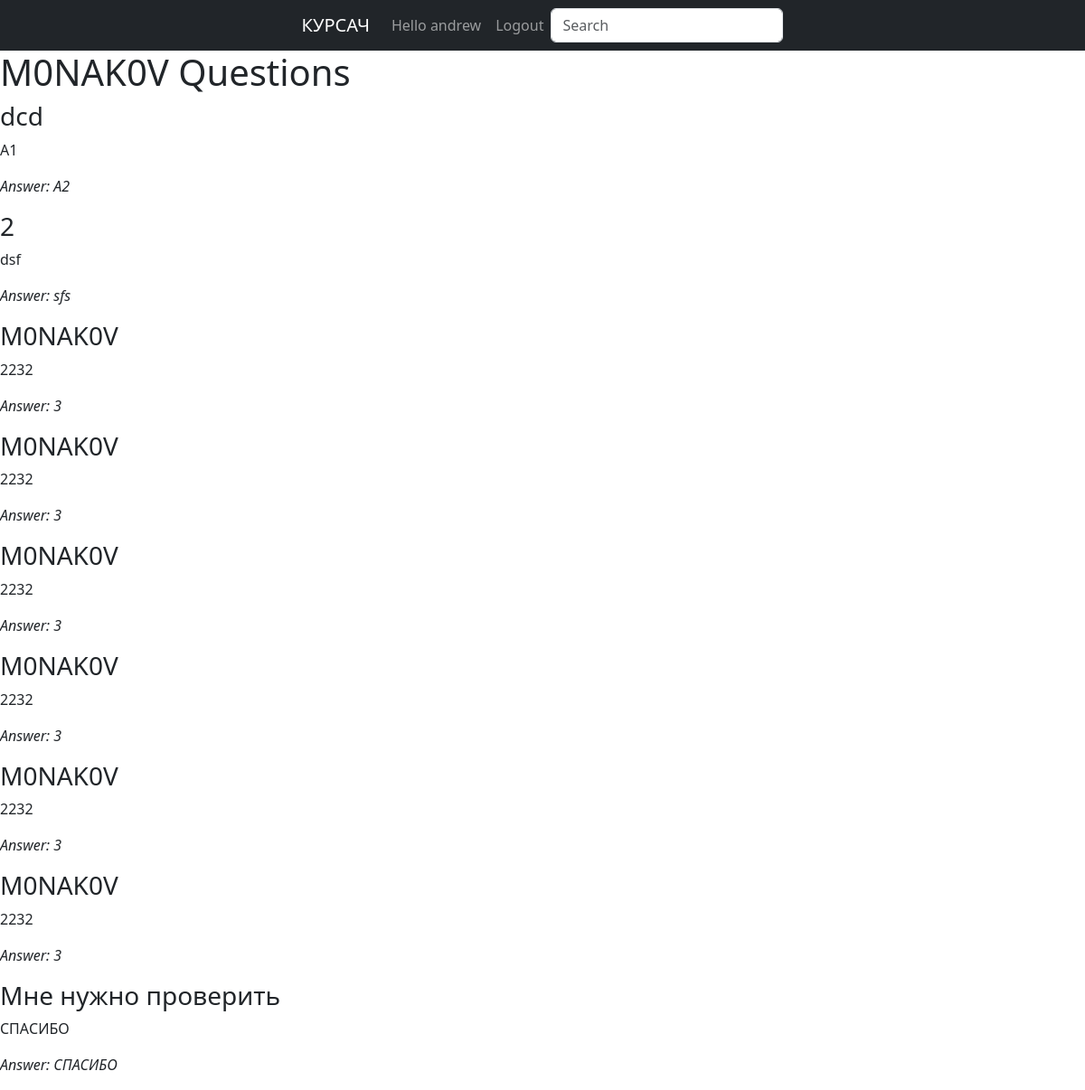
/bigcourse/1/course/1/questions/ (signed in), run on the app's committed database.
### base/models.py (models this page shows, shortened)
class Course(models.Model):
    bigcourse = models.ForeignKey(BigCourse, on_delete= models.CASCADE, null = True)
    host = models.ForeignKey(User, on_delete=models.SET_NULL, null = True)
    name = models.CharField(max_length=100)
    description = models.TextField(max_length=255, default='')
    created_date = models.DateField(auto_now_add=True)
    completion_date = models.DateField(null=True, blank=True)
    progress = models.IntegerField(default=0)

class Question(models.Model):
    user= models.ForeignKey(User, on_delete=models.CASCADE)
    bigcourse = models.ForeignKey(BigCourse, on_delete= models.CASCADE, null = True)
    course = models.ForeignKey(Course, on_delete= models.CASCADE)
    name = models.CharField(max_length=100)
    vopros = models.TextField(default='')
    otvet = models.TextField(default='')
    points = models.IntegerField(default=1)

### base/views.py (the view)
# urls.py: path('bigcourse/<str:pk>/course/<int:pk_1>/questions/', views.course_questions, name='course_questions'),
@login_required
def course_questions(request, pk, pk_1):
    bigcourse = BigCourse.objects.get(id=pk)
    course = Course.objects.get(id=pk_1)
    questions = Question.objects.filter(course=course)
    return render(request, 'courses/course_questions.html', {'course': course, 'questions': questions})

### base/templates/courses/course_questions.html
{% extends 'main.html' %}
{% block content %}
  <h1>{{ course.name }} Questions</h1>
  {% for question in questions %}
    <div class="question-card">
      <h3>{{ question.name }}</h3>
      <p>{{ question.vopros }}</p>
      <p><em>Answer: {{ question.otvet }}</em></p>
    </div>
  {% empty %}
    <p>No questions yet.</p>
  {% endfor %}
{% endblock %}

### templates/navbar.html
<nav class="navbar navbar-expand navbar-dark bg-dark justify-content-center"">
<a class="navbar-brand"  href="/">КУРСАЧ</a>
    <ul class="navbar-nav mr-auto">
        {% if request.user.is_authenticated %}
        <li class="nav-item">
           <a class="nav-link"> Hello {{request.user}}</a>
        </li>
        <li class="nav-item">
            <a class="nav-link" href="{%url 'logout'%}">Logout</a>
        </li>
        {% else %}
        <li class="nav-item">
            <a class="nav-link" href="{% url 'login' %}">Login</a>
        </li>
        {% endif %}
    </ul>
<form class="header__search form-inline my-2 my-lg-0" method="GET" action="{% url 'home' %}">
     <input class="form-control mr-sm-2" type = "text" name="q" placeholder="Search" aria-label="Search">
</form>
</nav>

### data on the page
Course: name "M0NAK0V"
Question: name "dcd", vopros "A1", otvet "A2"
Question: name "2", vopros "dsf", otvet "sfs"
Question: name "M0NAK0V", vopros "2232", otvet "3"
Question: name "M0NAK0V", vopros "2232", otvet "3"
Question: name "M0NAK0V", vopros "2232", otvet "3"
Question: name "M0NAK0V", vopros "2232", otvet "3"
Question: name "M0NAK0V", vopros "2232", otvet "3"
Question: name "M0NAK0V", vopros "2232", otvet "3"
Question: name "Мне нужно проверить", vopros "СПАСИБО", otvet "СПАСИБО"

### other printed values
{{ request.user }} "andrew"
